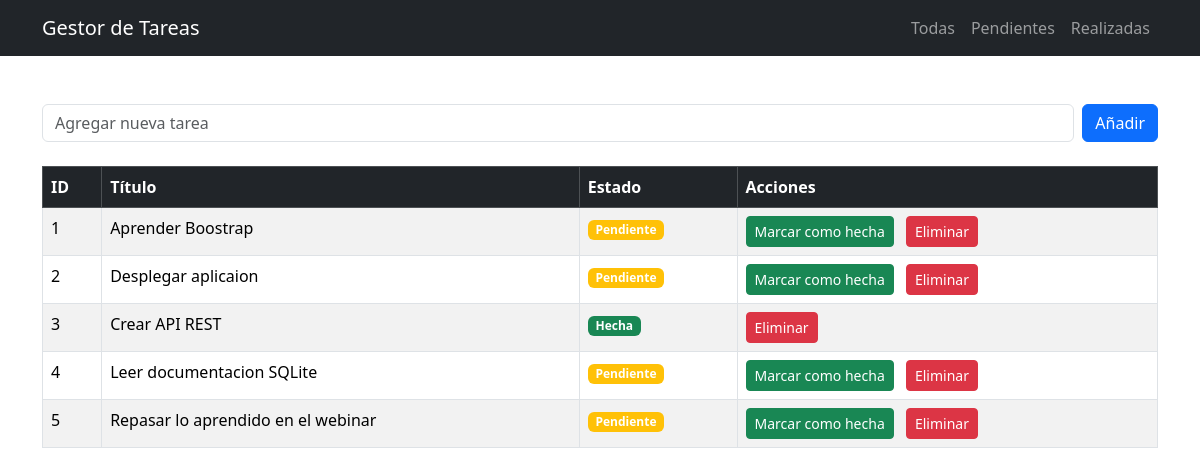
The page / on the database its author committed.
### tables this page shows
CREATE TABLE tareas(
        id INTEGER PRIMARY KEY AUTOINCREMENT,
        title TEXT NOT NULL,
        done  BOOLEAN NOT NULL DEFAULT 0
    );

### app.py (the view)
@app.route("/", methods=["GET"])
def index():
    conexion = obtener_conexion()
    tareas = conexion.execute("SELECT * FROM tareas").fetchall()
    conexion.close()
    return render_template("index.html", tareas=tareas, title="Todas las Tareas")

### app.py (called while the page is built)
def obtener_conexion():
    conexion = sqlite3.connect("tareas.db")
    conexion.row_factory = sqlite3.Row
    return conexion

### templates/index.html (shortened to what this page needs)
<!DOCTYPE html>
<html lang="es">
<head>
    <link rel="stylesheet" href="{{ url_for('static', filename='CSS/bootstrap.min.css') }}">
</head>
<body>
    <nav class="navbar navbar-expand-md navbar-dark bg-dark">
        <div class="container">
            <a href="{{ url_for('index') }}" class="navbar-brand">Gestor de Tareas</a>
            <div class="collapse navbar-collapse" id="navbarNav">
                <ul class="navbar-nav ms-auto"> <li class="nav-item">
                        <a href="{{ url_for('index') }}" class="nav-link">Todas</a>
                    </li>
                    <li class="nav-item">
                        <a href="{{ url_for('pendientes') }}" class="nav-link">Pendientes</a>
                    </li>
                    <li class="nav-item">
                        <a href="{{ url_for('realizadas') }}" class="nav-link">Realizadas</a>
                    </li>
                </ul>
            </div>
        </div>
    </nav>
    <div class="container py-5">
        <form method="POST" action="{{ url_for('add_tarea') }}" class="d-flex mb-4">
            <input type="text" name="title" class="form-control me-2" placeholder="Agregar nueva tarea" required>
            <button type="submit" class="btn btn-primary">Añadir</button>
        </form>
        {% if tareas %}
        <table class="table table-striped table-bordered table-hover">
            <thead class="table-dark">
                <tr>
                    <th>ID</th>
                    <th>Título</th>
                    <th>Estado</th>
                    <th>Acciones</th>
                </tr>
            </thead>
            <tbody>
                {% for tarea in tareas %}
                <tr>
                    <td>{{ tarea.id }}</td>
                    <td>{{ tarea.title }}</td>
                    <td>
                        {% if tarea.done %}
                            <span class="badge bg-success">Hecha</span>
                        {% else %}
                            <span class="badge bg-warning">Pendiente</span>
                        {% endif%}
                    </td>
                    <td>
                        {% if not tarea.done %}
                            <a href="{{ url_for('marcar_hecha', id=tarea.id) }}" class="btn btn-success btn-sm me-2">Marcar como hecha</a>
                        {% endif%}
                        <a href="{{ url_for('eliminar_tarea', id=tarea.id) }}" class="btn btn-danger btn-sm">Eliminar</a>
                    </td>
                </tr>
                {% endfor %}
            </tbody>
        </table>
        {% else %}
        <div class="alert alert-info" role="alert">
            No hay tareas para mostrar. ¡Añade una nueva!
        </div>
        {% endif %}
    </div>
</body>
</html>

### rows shown on the page
tareas: id "1", title "Aprender Boostrap", done "Pendiente"
tareas: id "2", title "Desplegar aplicaion", done "Pendiente"
tareas: id "3", title "Crear API REST", done "Hecha"
tareas: id "4", title "Leer documentacion SQLite", done "Pendiente"
tareas: id "5", title "Repasar lo aprendido en el webinar", done "Pendiente"
